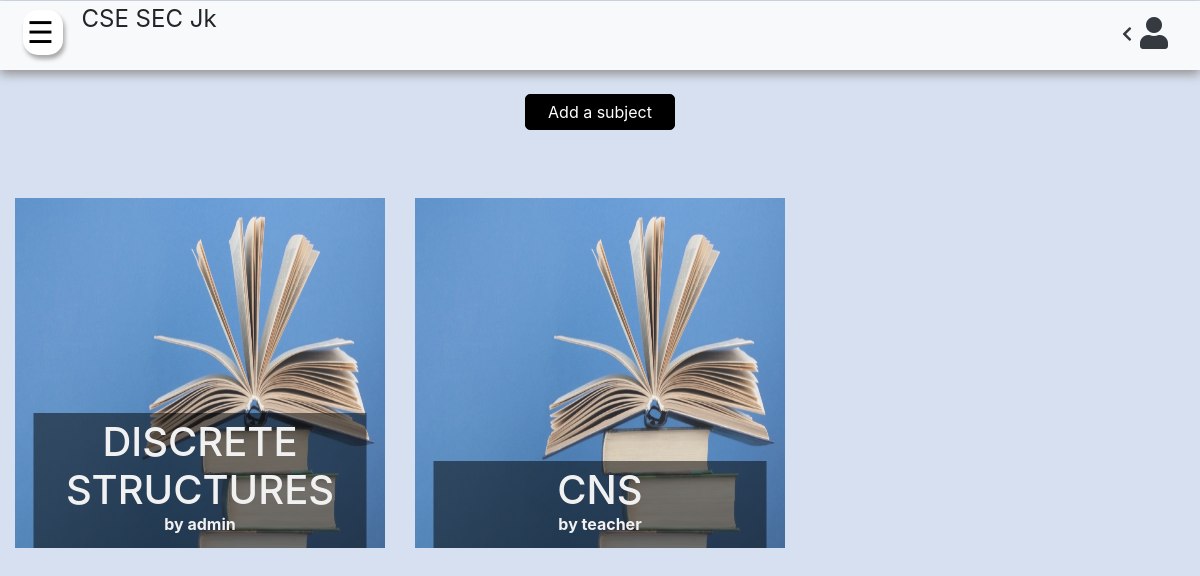
Screenshot of /guru/HRtRzcoi8BZ1/ (signed in) with the database file from the repository.
### basic/models.py (models this page shows, shortened)
class Classroom(models.Model):
	created_by = models.ForeignKey(User, on_delete = models.CASCADE,related_name='created_by')
	members = models.ManyToManyField(User)
	teacher = models.ManyToManyField(User, related_name='classroom_teachers')
	special_permissions = models.ManyToManyField(User, related_name= "special_permissions")
	pending_members = models.ManyToManyField(User,related_name='pending_members')
	classroom_pic = models.ImageField(default="classroom.jpg",upload_to="classrooms/",null=True)
	class_name = models.CharField(max_length = 100)
	description = models.TextField(null=True, blank=True,max_length=300)
	created_on = models.DateTimeField(auto_now_add=True)
	unique_id = models.CharField(max_length=16,unique=True)
	need_permission = models.BooleanField(default=True)

class Subject(models.Model):
	classroom = models.ForeignKey(Classroom, on_delete = models.CASCADE)
	subject_name = models.CharField(max_length=50)
	teacher = models.ForeignKey(User,on_delete=models.CASCADE,related_name="teacher")
	upload_permission = models.ManyToManyField(User,related_name="upload_permitted")
	subject_pic = models.ImageField(upload_to="subject_content/",default="book.jpg")
	description = models.TextField(null=True,blank=True,max_length=500)
	def __str__(self):
		return self.subject_name

### basic/views.py (the view)
# urls.py: path('guru/<unique_id>/',subjects,name="subjects"),
@login_required
def subjects(request, unique_id, form = None):
    classroom = Classroom.objects.get(unique_id=unique_id)
    if member_check(request.user,classroom):
        members = classroom.members.all()
        subjects = Subject.objects.all().filter(classroom=classroom)
        subject_teacher_check = Classroom.objects.filter(teacher=request.user).exists()
        admin_check = classroom.special_permissions.filter(username = request.user.username).exists()
        classes = Classroom.objects.all().filter(members=request.user)
        is_teacher = admin_check
        if admin_check:
            if request.method=="POST":
                form = SubjectForm(request.POST)
                if form.is_valid():
                    subject=form.save(commit=False)
                    subject.classroom=classroom
                    try:
                        teacher = User.objects.get(username=request.POST.get('teacher').lower())
                        if not teacher and not members.filter(username=teacher.username).exists():
                            messages.add_message(request,messages.WARNING,"This user is not a\
                             member of this class. Tell him to join this classroom first.")
                        else:
                            subject.teacher = teacher
                            subject.save()
                            subject.upload_permission.add(teacher)
                            messages.add_message(request,messages.INFO,"Subject added")
                            classroom.teacher.add(teacher)
                            return redirect(f'/guru/{unique_id}/')
                    except User.DoesNotExist:
                        messages.add_message(request,messages.WARNING,"No such User exists.")
            else:
                form = SubjectForm()
        params = {
            'subjects':subjects,
            'form':form,
            'classroom':classroom,
            'is_admin':is_teacher,
            'classes':classes,
            }
        return render(request,'subjects_list.html',params)

### basic/views.py (called while the page is built)
def member_check(user,classroom):
    member = classroom.members.all().filter(username=user.username)
    if member:
        return True
    raise Http404()

### templates/subjects_list.html (shortened to what this page needs)
{% extends 'base.html' %}
{% load static %}
{% load crispy_forms_tags %}
{% block css %}
<link rel="stylesheet" href="{% static 'css/homepage.css' %}">
{% endblock %}
{% block content %}
<div>
	{% include 'snippets/navigation.html' %}
    {% if form %}
        <div class="messages mt-4 container">
    	    <center>
				<button onclick="on(document.getElementsByClassName('overlay')[0])" id="add-subject-btn">
					Add a subject
				</button>
			<center><br>
        </div>
    {% endif %}
	<div class="container-fluid">
		{% if subjects %}
		<br>
		<div class="row">
			{% for subject in subjects %}
			<div class="col-xs-12 col-md-6 col-lg-4">
				<a class="text-center" style="color:white;"
					href="{% url 'resources' classroom.unique_id subject.id  %}">
				<div class="subject-container">
				  <img src="{{subject.subject_pic.url }}" alt="Notebook" style="width:100%;height:350px;">
				  <div class="content">
					    <h1>{{ subject|upper }}</h1>
					    <p>by {{subject.teacher }}</p>
				  </div>
				</div>
				</a>
			</div>
			{% endfor %}
		</div>
		{% endif %}
		</div>
{% endblock %}

### templates/base.html (shortened to what this page needs)
{% load static %}
{% load filters %}
<!DOCTYPE html>
<html>
<head>
    <link href="https://maxcdn.bootstrapcdn.com/bootstrap/4.0.0/css/bootstrap.min.css" rel="stylesheet">
    <link rel="stylesheet" href="{% static 'css/home.css' %}">
    {% block css %}
    {% endblock %}
    <link rel="stylesheet" href="https://use.fontawesome.com/releases/v5.5.0/css/all.css">
</head>
<body id="body" style="background:#d6e0f0;overflow-x: hidden;">
    {% block content %} {% endblock %}
</body>
</html>

### templates/snippets/navigation.html (shortened to what this page needs)
<div class="px-2 bg-light" style="background:white;height:69px;box-shadow:0px 4px 10px rgb(146, 144, 144);">
    <span class="pl-1 mb-4" id="openNav" onclick="openNav()">
        &#9776;
    </span>
    {% if classroom %}
        <span style="font-size:1.5em;margin-left:20px;">
            &nbsp;  {{ classroom.class_name }}
        </span>
    {% endif %}
    {% if  user.is_authenticated %}
        <div id="co" class="float-right user-icon mr-4 mt-3 text-dark"  onclick="on(_('dropdown-container'))" >
            <i id="left" style="position:relative;top:-5px" class="fas mr-2 fa-chevron-left"></i><i id="icon" class="fas fa-2x fa-user"></i>
        </div>
    {% endif %}
</div>
</div>

### static/css/home.css (style rules this page uses)
html,body { margin:0; padding:0; }
#openNav { background:black; color:white; font-size:30px; cursor:pointer; box-shadow:2px 4px 4px darkgrey; width:40px; border-radius:15px; border-color:white; display: inline; float:left; position:relative; top:9px; left:15px; background:white; color:black; }
.user-icon { cursor:pointer; }

### static/css/homepage.css (style rules this page uses)
.subject-container { position: relative; max-width: 800px; margin: 10px auto; line-height: 5px; }
.subject-container img { vertical-align: middle; opacity: 0.8; transition: opacity 0.4s, transform 0.4s; }
.subject-container .content { position: absolute; bottom: 0; left:50%; transform: translate(-50%,0); background: rgba(0, 0, 0, 0.5); color: #f1f1f1; width: 90%; padding: 5px; font-weight: bolder; }
#add-subject-btn { width: 150px; color: white; border-radius: 5px; background: black; cursor:pointer; text-align: center; padding: 5px 10px; margin: 10px 0px; transition:all 0.4s; display:block; border: 1px solid black; }

### rows the page displays
Classroom: class_name "CSE SEC Jk"
Subject: subject_pic (picture), subject_name "DISCRETE STRUCTURES", teacher "admin"
Subject: subject_pic (picture), subject_name "CNS", teacher "teacher"
